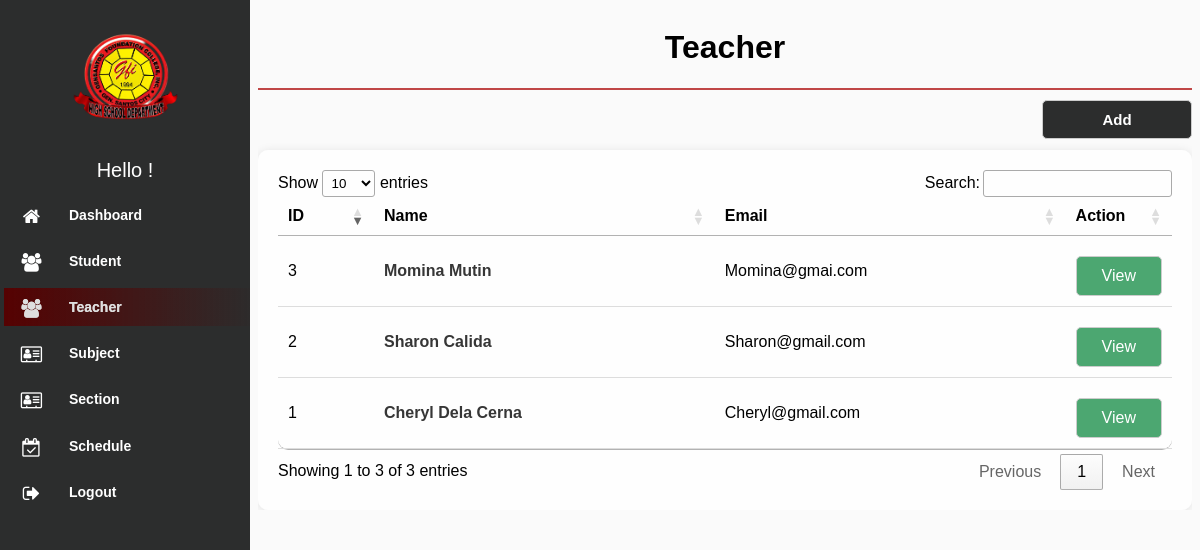
Before: /modules/Teacher/index.php (signed in) with the older database file.
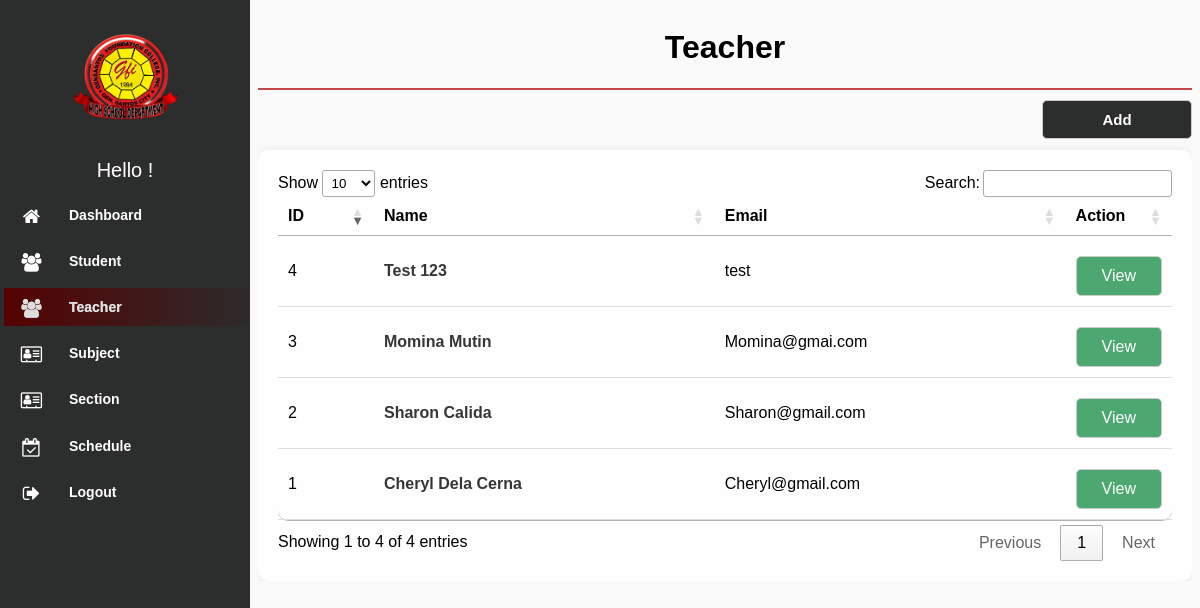
After: the same page with the newer database file.
### tables this page shows
CREATE TABLE `teacher` (
  `id` int(100) NOT NULL,
  `first_name` varchar(255) NOT NULL,
  `middle_name` varchar(255) NOT NULL,
  `last_name` varchar(255) NOT NULL,
  `suffix` varchar(255) NOT NULL,
  `email` varchar(255) NOT NULL,
  `gender` varchar(100) NOT NULL,
  `contact_number` varchar(100) NOT NULL,
  `username` varchar(100) NOT NULL,
  `password` varchar(100) NOT NULL,
  `date_created` datetime NOT NULL DEFAULT current_timestamp(),
  `del_status` varchar(255) NOT NULL
);

### modules/Teacher/index.php (the view, shortened to what this page needs)
<!DOCTYPE html>
<html lang="en">
<head>
    <link rel="stylesheet" type="text/css" href="../../assets/css/font-awesome-4.7.0/css/menu.css">
    <link rel="stylesheet" type="text/css" href="../../assets/css/font-awesome-4.7.0/css/style.css">
    <link rel="stylesheet" type="text/css" href="../../assets/css/font-awesome-4.7.0/css/font-awesome.min.css"
        rel="stylesheet">
    <link rel="stylesheet" href="../../assets/css/jquery.dataTables.min.css">
</head>
<body>
    <?php
$page = 'Teacher';
include "../../navbar.php";
include "../../db_conn.php";
 ?>
        <div class="content">
            <div class="header">
                <h1><?php if ($page) {echo $page;} ?></h1>
            </div>
            <div class="search-box">
                <a href="./add.php"><button>Add</button></a>
            </div>
            <div class="table_wrap">
            <table id="example" class="data list">
                <thead>
                    <th style="width: 60px;">ID</th>
                    <th>Name</th>
                    <th>Email</th>
                    <th style="width: 55px;">Action</th>
                </thead>
                <?php
        $squery =  mysqli_query($conn, "SELECT * from teacher Where del_status != 'deleted' ORDER BY id DESC;");
         while ($row = mysqli_fetch_array($squery)) {
        ?>
                <tr class="table-row">
                    <td><?php echo $row['id'] ?></td>
                    <td>
                        <div class="profile">
                        <span class="name"><?php echo $row['first_name'] . " " . $row['last_name'] ?></span>
                        </div>
                    </td>
                    <td><?php echo $row['email'] ?></td>
                    <td>
                        <a class="view" href="edit.php?id=<?php echo $row['id'] ?>">
                        View
                        </a>
                    </td>
                </tr>
                <?php }?>
            </table>
            </div>
    </div>
</body>
</html>

Changed rows visible on the page:
added teacher: id "4", first_name "Test", last_name "123", email "test"
Other visible differences:
text written by a page script: "Show entries Search: Showing 1 to 3 of 3 entries Previous 1 Next" → "Show entries Search: Showing 1 to 4 of 4 entries Previous 1 Next"
